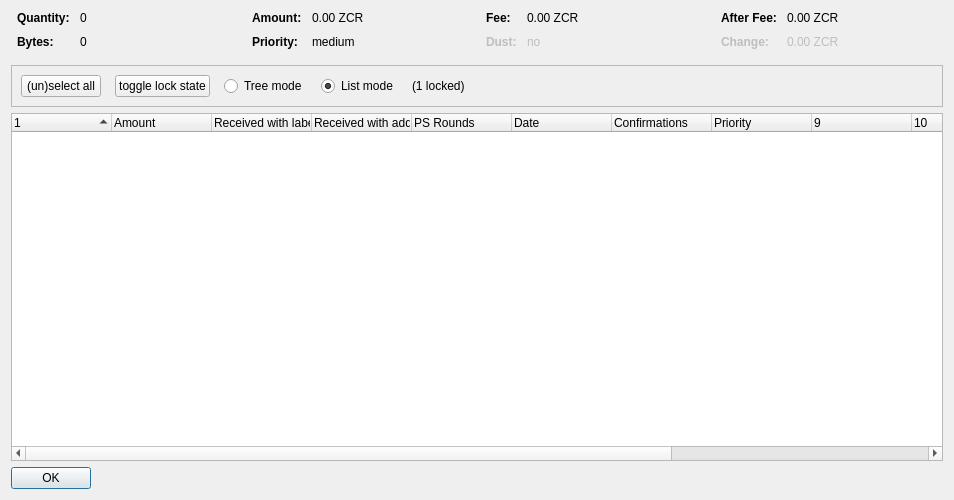
<?xml version="1.0" encoding="UTF-8"?>
<ui version="4.0">
 <class>CoinControlDialog</class>
 <widget class="QDialog" name="CoinControlDialog">
  <property name="geometry">
   <rect>
    <x>0</x>
    <y>0</y>
    <width>954</width>
    <height>500</height>
   </rect>
  </property>
  <property name="windowTitle">
   <string>Coin Selection</string>
  </property>
  <layout class="QVBoxLayout" name="verticalLayout">
   <item>
    <layout class="QHBoxLayout" name="horizontalLayoutTop" stretch="0,0,0,0">
     <property name="topMargin">
      <number>0</number>
     </property>
     <property name="bottomMargin">
      <number>10</number>
     </property>
     <item>
      <layout class="QFormLayout" name="formLayoutCoinControl1">
       <property name="horizontalSpacing">
        <number>10</number>
       </property>
       <property name="verticalSpacing">
        <number>10</number>
       </property>
       <property name="leftMargin">
        <number>6</number>
       </property>
       <property name="rightMargin">
        <number>6</number>
       </property>
       <item row="0" column="0">
        <widget class="QLabel" name="labelCoinControlQuantityText">
         <property name="font">
          <font>
           <weight>75</weight>
           <bold>true</bold>
          </font>
         </property>
         <property name="text">
          <string>Quantity:</string>
         </property>
        </widget>
       </item>
       <item row="0" column="1">
        <widget class="QLabel" name="labelCoinControlQuantity">
         <property name="cursor">
          <cursorShape>IBeamCursor</cursorShape>
         </property>
         <property name="contextMenuPolicy">
          <enum>Qt::ActionsContextMenu</enum>
         </property>
         <property name="text">
          <string notr="true">0</string>
         </property>
         <property name="textInteractionFlags">
          <set>Qt::LinksAccessibleByMouse|Qt::TextSelectableByKeyboard|Qt::TextSelectableByMouse</set>
         </property>
        </widget>
       </item>
       <item row="1" column="0">
        <widget class="QLabel" name="labelCoinControlBytesText">
         <property name="font">
          <font>
           <weight>75</weight>
           <bold>true</bold>
          </font>
         </property>
         <property name="text">
          <string>Bytes:</string>
         </property>
        </widget>
       </item>
       <item row="1" column="1">
        <widget class="QLabel" name="labelCoinControlBytes">
         <property name="cursor">
          <cursorShape>IBeamCursor</cursorShape>
         </property>
         <property name="contextMenuPolicy">
          <enum>Qt::ActionsContextMenu</enum>
         </property>
         <property name="text">
          <string notr="true">0</string>
         </property>
         <property name="textInteractionFlags">
          <set>Qt::LinksAccessibleByMouse|Qt::TextSelectableByKeyboard|Qt::TextSelectableByMouse</set>
         </property>
        </widget>
       </item>
      </layout>
     </item>
     <item>
      <layout class="QFormLayout" name="formLayoutCoinControl2">
       <property name="horizontalSpacing">
        <number>10</number>
       </property>
       <property name="verticalSpacing">
        <number>10</number>
       </property>
       <property name="leftMargin">
        <number>6</number>
       </property>
       <property name="rightMargin">
        <number>6</number>
       </property>
       <item row="0" column="0">
        <widget class="QLabel" name="labelCoinControlAmountText">
         <property name="font">
          <font>
           <weight>75</weight>
           <bold>true</bold>
          </font>
         </property>
         <property name="text">
          <string>Amount:</string>
         </property>
        </widget>
       </item>
       <item row="0" column="1">
        <widget class="QLabel" name="labelCoinControlAmount">
         <property name="cursor">
          <cursorShape>IBeamCursor</cursorShape>
         </property>
         <property name="contextMenuPolicy">
          <enum>Qt::ActionsContextMenu</enum>
         </property>
         <property name="text">
          <string notr="true">0.00 ZCR</string>
         </property>
         <property name="textInteractionFlags">
          <set>Qt::LinksAccessibleByMouse|Qt::TextSelectableByKeyboard|Qt::TextSelectableByMouse</set>
         </property>
        </widget>
       </item>
       <item row="1" column="0">
        <widget class="QLabel" name="labelCoinControlPriorityText">
         <property name="font">
          <font>
           <weight>75</weight>
           <bold>true</bold>
          </font>
         </property>
         <property name="text">
          <string>Priority:</string>
         </property>
        </widget>
       </item>
       <item row="1" column="1">
        <widget class="QLabel" name="labelCoinControlPriority">
         <property name="cursor">
          <cursorShape>IBeamCursor</cursorShape>
         </property>
         <property name="contextMenuPolicy">
          <enum>Qt::ActionsContextMenu</enum>
         </property>
         <property name="text">
          <string>medium</string>
         </property>
         <property name="textInteractionFlags">
          <set>Qt::LinksAccessibleByMouse|Qt::TextSelectableByKeyboard|Qt::TextSelectableByMouse</set>
         </property>
        </widget>
       </item>
      </layout>
     </item>
     <item>
      <layout class="QFormLayout" name="formLayoutCoinControl3">
       <property name="horizontalSpacing">
        <number>10</number>
       </property>
       <property name="verticalSpacing">
        <number>10</number>
       </property>
       <property name="leftMargin">
        <number>6</number>
       </property>
       <property name="rightMargin">
        <number>6</number>
       </property>
       <item row="0" column="0">
        <widget class="QLabel" name="labelCoinControlFeeText">
         <property name="font">
          <font>
           <weight>75</weight>
           <bold>true</bold>
          </font>
         </property>
         <property name="text">
          <string>Fee:</string>
         </property>
        </widget>
       </item>
       <item row="0" column="1">
        <widget class="QLabel" name="labelCoinControlFee">
         <property name="cursor">
          <cursorShape>IBeamCursor</cursorShape>
         </property>
         <property name="contextMenuPolicy">
          <enum>Qt::ActionsContextMenu</enum>
         </property>
         <property name="text">
          <string notr="true">0.00 ZCR</string>
         </property>
         <property name="textInteractionFlags">
          <set>Qt::LinksAccessibleByMouse|Qt::TextSelectableByKeyboard|Qt::TextSelectableByMouse</set>
         </property>
        </widget>
       </item>
       <item row="1" column="0">
        <widget class="QLabel" name="labelCoinControlLowOutputText">
         <property name="enabled">
          <bool>false</bool>
         </property>
         <property name="font">
          <font>
           <weight>75</weight>
           <bold>true</bold>
          </font>
         </property>
         <property name="text">
          <string>Dust:</string>
         </property>
        </widget>
       </item>
       <item row="1" column="1">
        <widget class="QLabel" name="labelCoinControlLowOutput">
         <property name="enabled">
          <bool>false</bool>
         </property>
         <property name="cursor">
          <cursorShape>IBeamCursor</cursorShape>
         </property>
         <property name="contextMenuPolicy">
          <enum>Qt::ActionsContextMenu</enum>
         </property>
         <property name="text">
          <string>no</string>
         </property>
         <property name="textInteractionFlags">
          <set>Qt::LinksAccessibleByMouse|Qt::TextSelectableByKeyboard|Qt::TextSelectableByMouse</set>
         </property>
        </widget>
       </item>
      </layout>
     </item>
     <item>
      <layout class="QFormLayout" name="formLayoutCoinControl4">
       <property name="horizontalSpacing">
        <number>10</number>
       </property>
       <property name="verticalSpacing">
        <number>10</number>
       </property>
       <property name="leftMargin">
        <number>6</number>
       </property>
       <property name="rightMargin">
        <number>6</number>
       </property>
       <item row="0" column="0">
        <widget class="QLabel" name="labelCoinControlAfterFeeText">
         <property name="font">
          <font>
           <weight>75</weight>
           <bold>true</bold>
          </font>
         </property>
         <property name="text">
          <string>After Fee:</string>
         </property>
        </widget>
       </item>
       <item row="0" column="1">
        <widget class="QLabel" name="labelCoinControlAfterFee">
         <property name="cursor">
          <cursorShape>IBeamCursor</cursorShape>
         </property>
         <property name="contextMenuPolicy">
          <enum>Qt::ActionsContextMenu</enum>
         </property>
         <property name="text">
          <string notr="true">0.00 ZCR</string>
         </property>
         <property name="textInteractionFlags">
          <set>Qt::LinksAccessibleByMouse|Qt::TextSelectableByKeyboard|Qt::TextSelectableByMouse</set>
         </property>
        </widget>
       </item>
       <item row="1" column="0">
        <widget class="QLabel" name="labelCoinControlChangeText">
         <property name="enabled">
          <bool>false</bool>
         </property>
         <property name="font">
          <font>
           <weight>75</weight>
           <bold>true</bold>
          </font>
         </property>
         <property name="text">
          <string>Change:</string>
         </property>
        </widget>
       </item>
       <item row="1" column="1">
        <widget class="QLabel" name="labelCoinControlChange">
         <property name="enabled">
          <bool>false</bool>
         </property>
         <property name="cursor">
          <cursorShape>IBeamCursor</cursorShape>
         </property>
         <property name="contextMenuPolicy">
          <enum>Qt::ActionsContextMenu</enum>
         </property>
         <property name="text">
          <string notr="true">0.00 ZCR</string>
         </property>
         <property name="textInteractionFlags">
          <set>Qt::LinksAccessibleByMouse|Qt::TextSelectableByKeyboard|Qt::TextSelectableByMouse</set>
         </property>
        </widget>
       </item>
      </layout>
     </item>
    </layout>
   </item>
   <item>
    <widget class="QFrame" name="frame">
     <property name="minimumSize">
      <size>
       <width>0</width>
       <height>40</height>
      </size>
     </property>
     <property name="frameShape">
      <enum>QFrame::StyledPanel</enum>
     </property>
     <property name="frameShadow">
      <enum>QFrame::Sunken</enum>
     </property>
     <layout class="QHBoxLayout" name="horizontalLayout">
      <item>
       <layout class="QHBoxLayout" name="horizontalLayoutPanel" stretch="0,0,0,0,0,0">
        <property name="spacing">
         <number>14</number>
        </property>
        <item>
         <widget class="QPushButton" name="pushButtonSelectAll">
          <property name="sizePolicy">
           <sizepolicy hsizetype="Maximum" vsizetype="Fixed">
            <horstretch>0</horstretch>
            <verstretch>0</verstretch>
           </sizepolicy>
          </property>
          <property name="text">
           <string>(un)select all</string>
          </property>
          <property name="autoDefault">
           <bool>false</bool>
          </property>
         </widget>
        </item>
        <item>
         <widget class="QPushButton" name="pushButtonToggleLock">
          <property name="sizePolicy">
           <sizepolicy hsizetype="Maximum" vsizetype="Fixed">
            <horstretch>0</horstretch>
            <verstretch>0</verstretch>
           </sizepolicy>
          </property>
          <property name="text">
           <string>toggle lock state</string>
          </property>
          <property name="autoDefault">
           <bool>false</bool>
          </property>
         </widget>
        </item>
        <item>
         <widget class="QRadioButton" name="radioTreeMode">
          <property name="sizePolicy">
           <sizepolicy hsizetype="Maximum" vsizetype="Fixed">
            <horstretch>0</horstretch>
            <verstretch>0</verstretch>
           </sizepolicy>
          </property>
          <property name="text">
           <string>Tree mode</string>
          </property>
         </widget>
        </item>
        <item>
         <widget class="QRadioButton" name="radioListMode">
          <property name="sizePolicy">
           <sizepolicy hsizetype="Maximum" vsizetype="Fixed">
            <horstretch>0</horstretch>
            <verstretch>0</verstretch>
           </sizepolicy>
          </property>
          <property name="text">
           <string>List mode</string>
          </property>
          <property name="checked">
           <bool>true</bool>
          </property>
         </widget>
        </item>
        <item>
         <widget class="QLabel" name="labelLocked">
          <property name="text">
           <string>(1 locked)</string>
          </property>
         </widget>
        </item>
        <item>
         <spacer name="horizontalSpacer">
          <property name="orientation">
           <enum>Qt::Horizontal</enum>
          </property>
          <property name="sizeHint" stdset="0">
           <size>
            <width>40</width>
            <height>20</height>
           </size>
          </property>
         </spacer>
        </item>
       </layout>
      </item>
     </layout>
    </widget>
   </item>
   <item>
    <widget class="CoinControlTreeWidget" name="treeWidget">
     <property name="contextMenuPolicy">
      <enum>Qt::CustomContextMenu</enum>
     </property>
     <property name="sortingEnabled">
      <bool>false</bool>
     </property>
     <property name="columnCount">
      <number>13</number>
     </property>
     <attribute name="headerShowSortIndicator" stdset="0">
      <bool>true</bool>
     </attribute>
     <attribute name="headerStretchLastSection">
      <bool>false</bool>
     </attribute>
     <column>
      <property name="text">
       <string/>
      </property>
     </column>
     <column>
      <property name="text">
       <string>Amount</string>
      </property>
     </column>
     <column>
      <property name="text">
       <string>Received with label</string>
      </property>
     </column>
     <column>
      <property name="text">
       <string>Received with address</string>
      </property>
     </column>
     <column>
      <property name="text">
       <string>PS Rounds</string>
      </property>
     </column>
     <column>
      <property name="text">
       <string>Date</string>
      </property>
     </column>
     <column>
      <property name="text">
       <string>Confirmations</string>
      </property>
      <property name="toolTip">
       <string>Confirmed</string>
      </property>
     </column>
     <column>
      <property name="text">
       <string>Priority</string>
      </property>
     </column>
     <column>
      <property name="text">
       <string/>
      </property>
     </column>
     <column>
      <property name="text">
       <string/>
      </property>
     </column>
     <column>
      <property name="text">
       <string/>
      </property>
     </column>
     <column>
      <property name="text">
       <string/>
      </property>
     </column>
     <column>
      <property name="text">
       <string/>
      </property>
     </column>
    </widget>
   </item>
   <item>
    <widget class="QDialogButtonBox" name="buttonBox">
     <property name="sizePolicy">
      <sizepolicy hsizetype="Maximum" vsizetype="Fixed">
       <horstretch>0</horstretch>
       <verstretch>0</verstretch>
      </sizepolicy>
     </property>
     <property name="orientation">
      <enum>Qt::Horizontal</enum>
     </property>
     <property name="standardButtons">
      <set>QDialogButtonBox::Ok</set>
     </property>
    </widget>
   </item>
  </layout>
 </widget>
 <customwidgets>
  <customwidget>
   <class>CoinControlTreeWidget</class>
   <extends>QTreeWidget</extends>
   <header>coincontroltreewidget.h</header>
  </customwidget>
 </customwidgets>
 <resources/>
 <connections/>
</ui>
